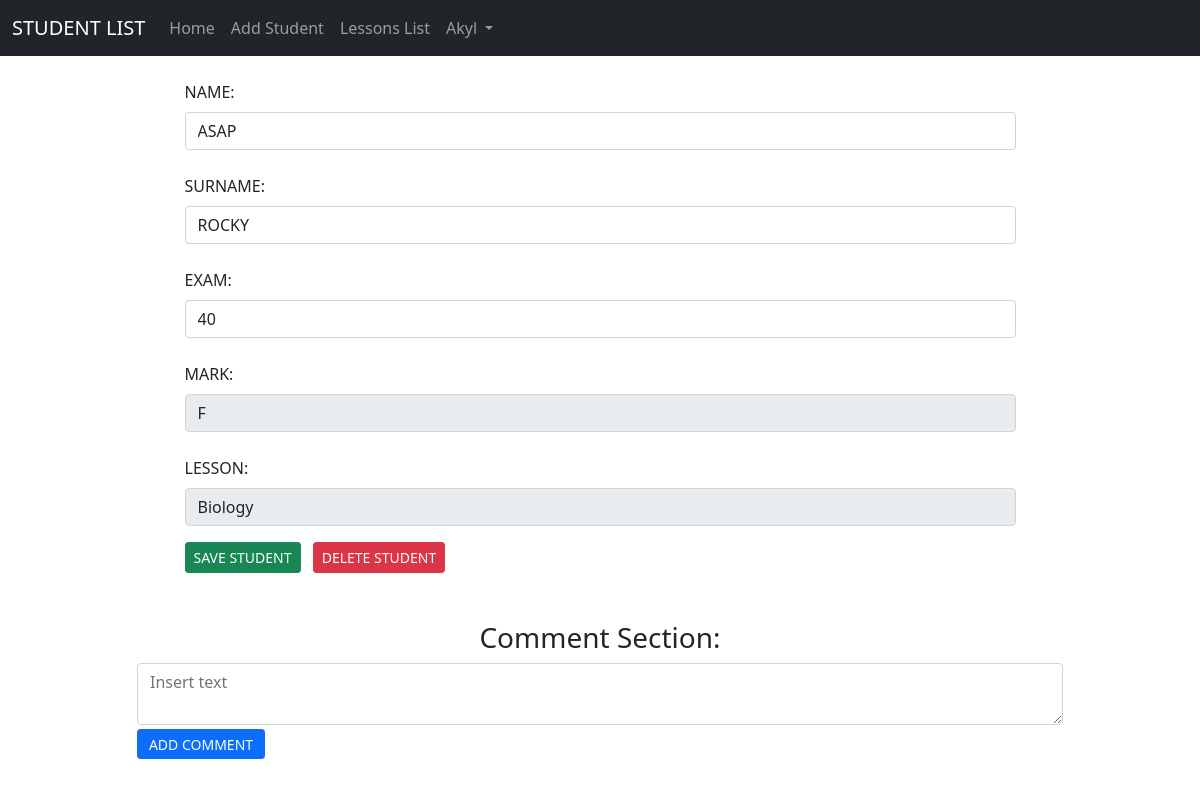
The app's page /student/4 (signed in) with its own data.
### website/models.py (models this page shows)
class User(db.Model, UserMixin):
    id = db.Column(db.Integer, primary_key=True)
    email = db.Column(db.String(150), unique=True)
    password = db.Column(db.String(150))
    first_name = db.Column(db.String(150))
    notes = db.relationship('Note')
    students = db.relationship('Student')
    lessons = db.relationship('Lesson')

class Student(db.Model):
    id = db.Column(db.Integer, primary_key=True)
    first_name = db.Column(db.String(150))
    last_name = db.Column(db.String(150))
    exam = db.Column(db.Integer)
    mark = db.Column(db.String(150))
    user_id = db.Column(db.Integer, db.ForeignKey('user.id'))
    lesson_id = db.Column(db.Integer, db.ForeignKey('lesson.id'))
    notes = db.relationship('Note')

class Lesson(db.Model):
    id = db.Column(db.Integer, primary_key=True)
    ls_name = db.Column(db.String(150))
    ls_description = db.Column(db.String(150))
    user_id = db.Column(db.Integer, db.ForeignKey('user.id'))
    students = db.relationship('Student')

### website/views.py (the view, shortened to what this page needs)
@views.route('/student/<int:student_id>', methods=['GET', 'POST'])
def student_details(student_id):
    student = Student.query.get(student_id)
    return render_template('student_details.html',user=current_user, student=student)

### website/__init__.py (called while the page is built)
def create_app():
    app = Flask(__name__)
    app.config['SECRET_KEY'] = 'hjshjhdjah kjshkjdhjs'
    app.config['SQLALCHEMY_DATABASE_URI'] = f'sqlite:///{DB_NAME}'
    db.init_app(app)
    from .views import views
    from .auth import auth
    app.register_blueprint(views, url_prefix='/')
    app.register_blueprint(auth, url_prefix='/')
    from .models import User
    with app.app_context():
        db.create_all()
    login_manager = LoginManager()
    login_manager.login_view = 'auth.login'
    login_manager.init_app(app)
    @login_manager.user_loader
    def load_user(id):
        return User.query.get(int(id))
    return app

### website/templates/student_details.html (shortened to what this page needs)
{% extends "base.html" %} {% block title %}Add Student{% endblock %} {% block
content %}
<div class="row">
  <div class="col-9 mx-auto">
    <form method="POST">
      <div class="row mt-4">
        <div class="col-12">
          <label>NAME:</label>
        </div>
      </div>
      <div class="row mt-2">
        <div class="col-12">
          <input
            class="form-control"
            type="text"
            id="name"
            name="name"
            value="{{student.first_name}}"
          />
        </div>
      </div>
      <div class="row mt-4">
        <div class="col-12">
          <label>SURNAME:</label>
        </div>
      </div>
      <div class="row mt-2">
        <div class="col-12">
          <input
            class="form-control"
            type="text"
            id="surname"
            name="surname"
            value="{{student.last_name}}"
          />
        </div>
      </div>
      <div class="row mt-4">
        <div class="col-12">
          <label>EXAM:</label>
        </div>
      </div>
      <div class="row mt-2">
        <div class="col-12">
          <input
            class="form-control"
            type="number"
            id="exam"
            name="exam"
            value="{{student.exam}}"
          />
        </div>
      </div>
      <div class="row mt-4">
        <div class="col-12">
          <label>MARK:</label>
        </div>
      </div>
      <div class="row mt-2">
        <div class="col-12">
          <input
            class="form-control"
            type="text"
            id="mark"
            name="mark"
            value="{{student.mark}}"
            readonly
          />
        </div>
      </div>
      <div class="row mt-4">
        <div class="col-12">
          <label>LESSON:</label>
        </div>
      </div>
      <div class="row mt-2">
        <div class="col-12">
          <input class="form-control" type="text" id="mark" name="mark" {% for
          less in user.lessons %} {% if less.id == student.lesson_id: %}
          value="{{less.ls_name}}" {% endif %}{% endfor %} readonly />
        </div>
      </div>
      <div class="row mt-3">
        <div class="col-12">
          <button class="btn btn-success btn-sm">SAVE STUDENT</button>
          <button
            type="button"
            class="btn btn-sm btn-danger ms-2"
            onClick="deleteStudent({{ student.id }})"
          >
            DELETE STUDENT
          </button>
        </div>
      </div>
    </form>
  </div>
</div>
<div class="row">
  <div class="col-10 mx-auto">
    <div class="mt-5">
      <h3 class="text-center">Comment Section:</h3>
      <form action="/add-note" method="post">
        <textarea
          class="form-control"
          id="comment"
          name="comment"
          placeholder="Insert text"
        ></textarea>
        <button
          class="btn btn-sm btn-primary mt-1 mb-2"
          style="width: 8rem; height: 30px"
        >
          ADD COMMENT
        </button>
      </form>
    </div>
  </div>
</div>
{% endblock %}

### website/templates/base.html (shortened to what this page needs)
<!DOCTYPE html>
<html>
  <head>
    <link
      href="https://cdn.jsdelivr.net/npm/bootstrap@5.0.2/dist/css/bootstrap.min.css"
      rel="stylesheet"
    />
  </head>
  <body>
    <nav class="navbar navbar-expand-lg navbar-dark bg-dark">
      <div class="container-fluid">
        <a class="navbar-brand" href="/">STUDENT LIST</a>
        <div class="collapse navbar-collapse" id="navbarSupportedContent">
          <ul class="navbar-nav me-auto mb-2 mb-lg-0">
            {% if user.is_authenticated %}
            <li class="nav-item">
              <a class="nav-link" href="/">Home</a>
            </li>
            <li class="nav-item">
              <a class="nav-link" id="addStudent" href="/add-student"
                >Add Student</a
              >
            </li>
            <li class="nav-item">
              <a class="nav-link" id="addStudent" href="/lessons-page"
                >Lessons List</a
              >
            </li>
            <li class="nav-item dropdown">
              <a
                class="nav-link dropdown-toggle"
                href="#"
                id="navbarDarkDropdownMenuLink"
                role="button"
                data-bs-toggle="dropdown"
                aria-expanded="false"
              >
                {{ user.first_name }}
              </a>
            </li>
            {% endif %}
          </ul>
        </div>
      </div>
    </nav>
    <div class="container">{% block content %} {% endblock %}</div>
  </body>
</html>

### records on screen
User: first_name "Akyl"
Student: name "ASAP", surname "ROCKY", exam "40", mark "F"
Lesson: mark "Biology"
